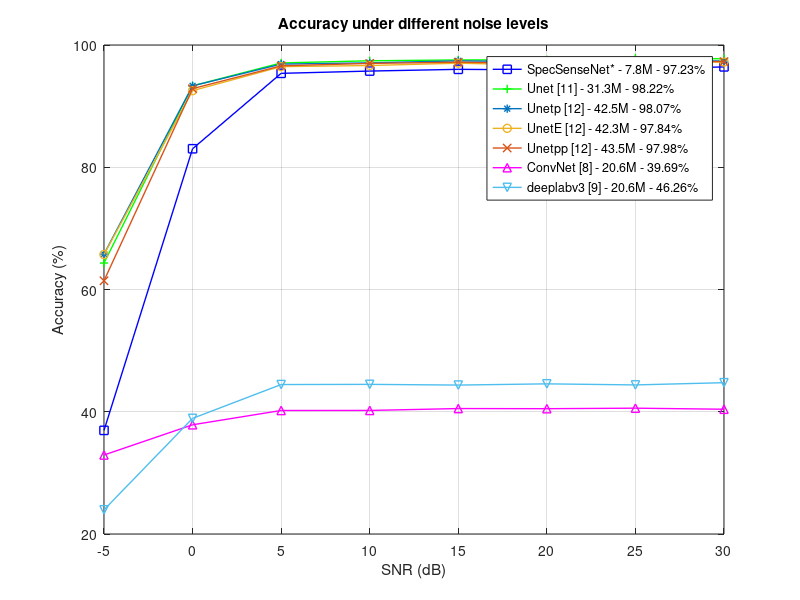

MATLAB code for this plot:

% Assuming WiComNetA.TrainingAccuracy is a 1x28176 vector

SNRs = [-5 0 5 10 15 20 25 30];

pwicomnet = [0.36953 0.83025 0.95363 0.95736 0.96019 0.9592 0.95999 0.96421] * 100;
punet = [0.6433	0.93323	0.97062	0.97422	0.97554	0.97577	0.97869	0.97737] * 100;
punetpp = [0.61435	0.92859	0.96592	0.9699	0.97189	0.96974	0.97362	0.97281] * 100;
punetp = [0.65794	0.93313	0.96877	0.97081	0.97409	0.97246	0.97521	0.97379] * 100;
punetE = [0.65718	0.92531	0.96462	0.96643	0.97024	0.96695	0.9713	0.97211] * 100;
pdeeplab = [0.23959	0.38916	0.44452	0.44481	0.44365	0.44565	0.44389	0.44756] * 100;
pconvnet = [0.32923	0.37868	0.40207	0.40214	0.40523	0.405	0.40585	0.40411] * 100;


% Plot the accuracies for each epoch
figure;
plot(SNRs, pwicomnet, '-b', 'LineWidth', 1, 'Marker', "square"); % Plot wicomnetA in red
hold on; % Hold the current plot
plot(SNRs, punet,'color',	"#00FF00", 'LineWidth', 1, 'Marker', "+"); % Plot unet in blue
hold on; % Hold the current plot
plot(SNRs, punetp,'color', "#0072BD", 'LineWidth', 1, 'Marker', "*");
hold on; % Hold the current plot
plot(SNRs, punetE,'color', "#EDB120", 'LineWidth', 1, 'Marker', "o");
hold on; % Hold the current plot
plot(SNRs, punetpp,'color', "#D95319", 'LineWidth', 1, 'Marker', "x");
hold on; % Hold the current plot
plot(SNRs, pconvnet,'color', "#FF00FF", 'LineWidth', 1, 'Marker', "^");
hold on; % Hold the current plot
plot(SNRs, pdeeplab,'color', "#4DBEEE", 'LineWidth', 1, 'Marker', "v");


hold off; % Release the hold

xlabel('SNR (dB)');
ylabel('Accuracy (%)');
title('Accuracy under different noise levels');
legend('SpecSenseNet* - 7.8M - 97.23%',....
       'Unet [11] - 31.3M - 98.22%',...
       'Unetp [12] - 42.5M - 98.07%',...
       'UnetE [12] - 42.3M - 97.84%',...
       'Unetpp [12] - 43.5M - 97.98%',...
       'ConvNet [8] - 20.6M - 39.69%',...
       'deeplabv3 [9] - 20.6M - 46.26%',...
       'Location', 'best'); % Add legend for each line
grid on; % Turn on the grid
